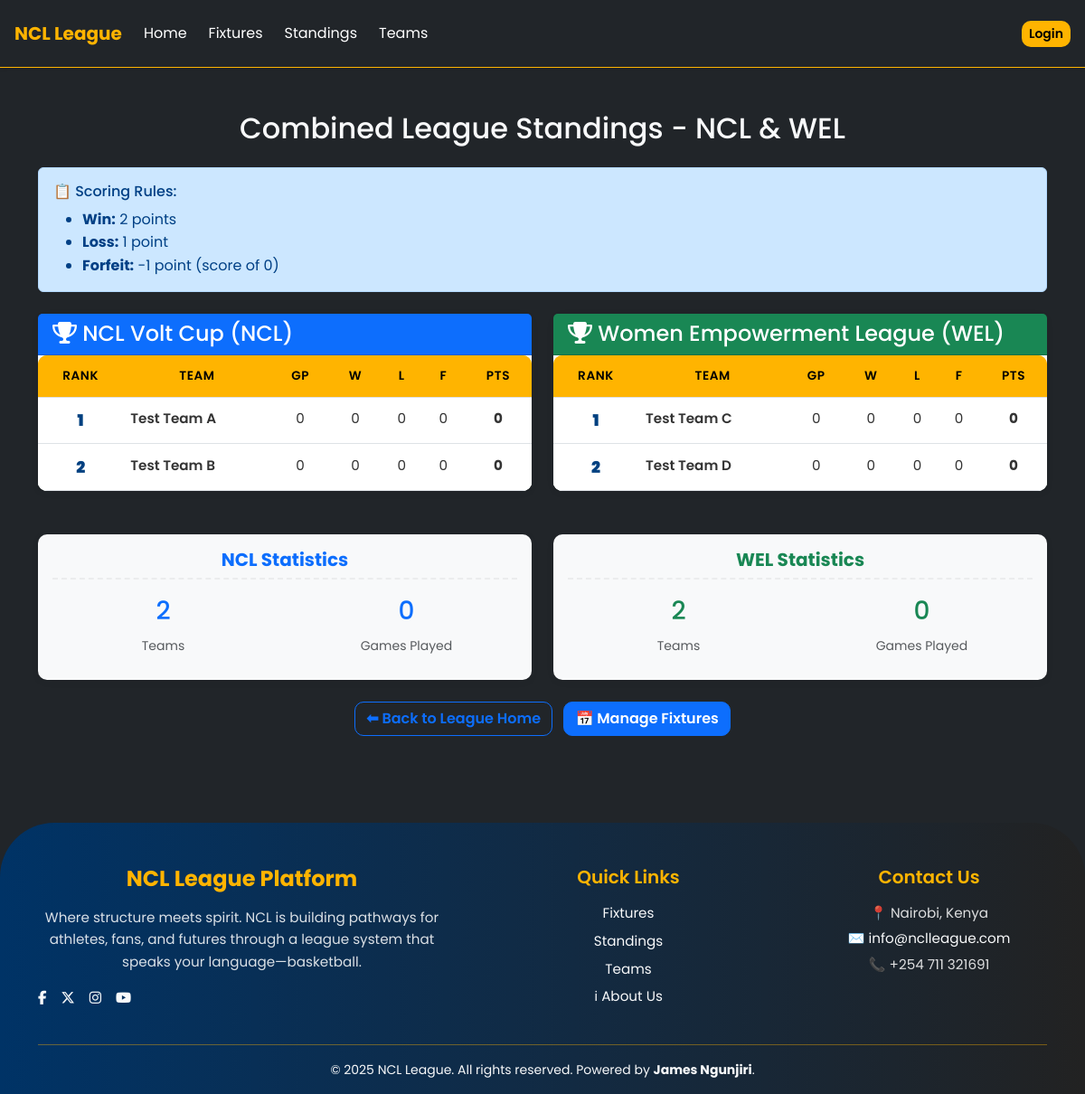
/leagues/combined_standings.php, run on the app's committed database.
### tables this page shows
CREATE TABLE IF NOT EXISTS leagues (
  league_id INT AUTO_INCREMENT PRIMARY KEY,
  name VARCHAR(100) NOT NULL,
  abbreviation VARCHAR(10) NOT NULL,
  logo_url VARCHAR(255)
);

### leagues/combined_standings.php (the view, shortened to what this page needs)
<?php
require_once('../db_connect.php');
$nclLeagueId = 1;
$welLeagueId = 2;
$leaguesRes = $conn->query("SELECT league_id, name, abbreviation FROM leagues WHERE league_id IN ($nclLeagueId, $welLeagueId)");
$leagues = [];
while ($row = $leaguesRes->fetch_assoc()) {
    $leagues[$row['league_id']] = $row;
}
function calculateLeagueStandings($conn, $leagueId) {
    $standings = [];
    $teams = $conn->query("SELECT team_id, name FROM teams WHERE league_id = $leagueId");
    if ($teams) {
        while ($row = $teams->fetch_assoc()) {
            $standings[$row['team_id']] = [
                'name' => $row['name'],
                'played' => 0,
                'wins' => 0,
                'losses' => 0,
                'forfeits' => 0,
                'points' => 0
            ];
        }
    }
    $sql = "
        SELECT f.home_team, f.away_team, r.score_home, r.score_away
        FROM fixtures f
        LEFT JOIN match_results r ON f.fixture_id = r.fixture_id
        WHERE f.league_id = $leagueId
          AND r.score_home IS NOT NULL
          AND r.score_away IS NOT NULL
    ";
    $results = $conn->query($sql);
    usort($standings, fn($a, $b) => $b['points'] <=> $a['points']);
    return $standings;
}
$nclStandings = calculateLeagueStandings($conn, $nclLeagueId);
$welStandings = calculateLeagueStandings($conn, $welLeagueId);
include('../includes/header.php');
include('../includes/navbar.php');
?>
<section class="container py-5">
    <h2 class="text-center mb-4">Combined League Standings - NCL & WEL</h2>
    <div class="alert alert-info mb-4">
        <h6 class="alert-heading">📋 Scoring Rules:</h6>
        <ul class="mb-0">
            <li><strong>Win:</strong> 2 points</li>
            <li><strong>Loss:</strong> 1 point</li>
            <li><strong>Forfeit:</strong> -1 point (score of 0)</li>
        </ul>
    </div>
    <div class="row">
        <div class="col-lg-6 mb-4">
            <div class="card h-100 border-primary">
                <div class="card-header bg-primary text-white">
                    <h4 class="mb-0">
                        <i class="fas fa-trophy"></i>
                        <?= htmlspecialchars($leagues[$nclLeagueId]['name']) ?> (<?= htmlspecialchars($leagues[$nclLeagueId]['abbreviation']) ?>)
                    </h4>
                </div>
                <div class="card-body p-0">
                    <div class="table-responsive">
                        <table class="table table-standings table-hover text-center mb-0">
                            <thead class="table-light">
                                <tr>
                                    <th>Rank</th>
                                    <th>Team</th>
                                    <th>GP</th>
                                    <th>W</th>
                                    <th>L</th>
                                    <th>F</th>
                                    <th>Pts</th>
                                </tr>
                            </thead>
                            <tbody>
                                <?php $rank = 1; foreach ($nclStandings as $team): ?>
                                    <tr class="<?= $rank === 1 ? 'table-gold' : ($rank <= 4 ? 'table-highlight' : '') ?>">
                                        <td><strong><?= $rank++ ?></strong></td>
                                        <td class="text-start fw-semibold"><?= htmlspecialchars($team['name']) ?></td>
                                        <td><?= $team['played'] ?></td>
                                        <td><?= $team['wins'] ?></td>
                                        <td><?= $team['losses'] ?></td>
                                        <td class="<?= $team['forfeits'] > 0 ? 'text-danger fw-bold' : '' ?>"><?= $team['forfeits'] ?></td>
                                        <td class="fw-bold <?= $team['points'] < 0 ? 'text-danger' : '' ?>"><?= $team['points'] ?></td>
                                    </tr>
                                <?php endforeach; ?>
                            </tbody>
                        </table>
                    </div>
                </div>
            </div>
        </div>
        <div class="col-lg-6 mb-4">
            <div class="card h-100 border-success">
                <div class="card-header bg-success text-white">
                    <h4 class="mb-0">
                        <i class="fas fa-trophy"></i>
                        <?= htmlspecialchars($leagues[$welLeagueId]['name']) ?> (<?= htmlspecialchars($leagues[$welLeagueId]['abbreviation']) ?>)
                    </h4>
                </div>
                <div class="card-body p-0">
                    <div class="table-responsive">
                        <table class="table table-standings table-hover text-center mb-0">
                            <thead class="table-light">
                                <tr>
                                    <th>Rank</th>
                                    <th>Team</th>
                                    <th>GP</th>
                                    <th>W</th>
                                    <th>L</th>
                                    <th>F</th>
                                    <th>Pts</th>
                                </tr>
                            </thead>
                            <tbody>
                                <?php $rank = 1; foreach ($welStandings as $team): ?>
                                    <tr class="<?= $rank === 1 ? 'table-gold' : ($rank <= 4 ? 'table-highlight' : '') ?>">
                                        <td><strong><?= $rank++ ?></strong></td>
                                        <td class="text-start fw-semibold"><?= htmlspecialchars($team['name']) ?></td>
                                        <td><?= $team['played'] ?></td>
                                        <td><?= $team['wins'] ?></td>
                                        <td><?= $team['losses'] ?></td>
                                        <td class="<?= $team['forfeits'] > 0 ? 'text-danger fw-bold' : '' ?>"><?= $team['forfeits'] ?></td>
                                        <td class="fw-bold <?= $team['points'] < 0 ? 'text-danger' : '' ?>"><?= $team['points'] ?></td>
                                    </tr>
                                <?php endforeach; ?>
                            </tbody>
                        </table>
                    </div>
                </div>
            </div>
        </div>
    </div>
    <div class="row mt-4">
        <div class="col-md-6">
            <div class="card bg-light">
                <div class="card-body text-center">
                    <h5 class="card-title text-primary">NCL Statistics</h5>
                    <div class="row">
                        <div class="col-6">
                            <div class="stat-box">
                                <h3 class="text-primary"><?= count($nclStandings) ?></h3>
                                <small class="text-muted">Teams</small>
                            </div>
                        </div>
                        <div class="col-6">
                            <div class="stat-box">
                                <h3 class="text-primary"><?= array_sum(array_column($nclStandings, 'played')) / 2 ?></h3>
                                <small class="text-muted">Games Played</small>
                            </div>
                        </div>
                    </div>
                </div>
            </div>
        </div>
        <div class="col-md-6">
            <div class="card bg-light">
                <div class="card-body text-center">
                    <h5 class="card-title text-success">WEL Statistics</h5>
                    <div class="row">
                        <div class="col-6">
                            <div class="stat-box">
                                <h3 class="text-success"><?= count($welStandings) ?></h3>
                                <small class="text-muted">Teams</small>
                            </div>
                        </div>
                        <div class="col-6">
                            <div class="stat-box">
                                <h3 class="text-success"><?= array_sum(array_column($welStandings, 'played')) / 2 ?></h3>
                                <small class="text-muted">Games Played</small>
                            </div>
                        </div>
                    </div>
                </div>
            </div>
        </div>
    </div>
    <div class="text-center mt-4">
        <a href="../leagues/home.php" class="btn btn-outline-primary me-2">⬅ Back to League Home</a>
        <a href="../admin/fixture_generator.php" class="btn btn-primary">📅 Manage Fixtures</a>
    </div>
</section>
<?php include('../includes/footer.php'); ?>

### assets/css/ncl-theme.css (style rules this page uses)
:root { --primary: #004080; --accent: #FFB400; --accent-hover: #e6a700; --background: #fff; --card-bg: #f9f9f9; --secondary: #f1f3f6; --text: #212529; --text-muted: #5c636a; --radius: 10px; --font-main: 'Poppins', 'Segoe UI', sans-serif; --bs-body-bg: var(--background); --bs-body-color: var(--text); --bs-primary: var(--accent); --bs-secondary: var(--secondary); --bs-font-sans-serif: var(--font-main); }
body { background-color: var(--background); color: var(--text); font-family: var(--font-main); line-height: 1.6; font-size: 1rem; }
a { color: var(--accent); text-decoration: none; transition: color 0.2s; }
.btn, .btn-accent, .btn-outline-accent { font-weight: 600; border-radius: var(--radius); transition: all 0.3s ease; }
.card, .dashboard-card, .mission-card, .league-card, .league-card-ncl, .league-card-wel { border-radius: var(--radius); background-color: var(--card-bg); box-shadow: 0 2px 10px rgba(0,0,0,0.05); transition: transform 0.3s, box-shadow 0.3s; border: none; }
.card-header { background-color: var(--primary); color: #fff; font-weight: 600; }
.card-title, .section-title, .mission-card h5, .mission-heading { color: var(--primary); font-weight: 700; }
.card-title { font-size: 1.25rem; border-bottom: 2px dashed rgba(0,0,0,0.05); padding-bottom: 0.5rem; }
.table { background-color: #fff; color: var(--text); font-size: 0.97rem; }
.table th, .table thead { background-color: var(--accent); color: #000; font-weight: 600; text-transform: uppercase; letter-spacing: 0.5px; }
.table-standings { border-radius: 10px; overflow: hidden; box-shadow: 0 6px 12px rgba(0,0,0,0.05); font-size: 0.95rem; border-collapse: separate; border-spacing: 0; }
.table-standings thead th { background: var(--accent); color: #000; font-size: 0.85rem; letter-spacing: 0.6px; padding: 0.75rem; text-align: center; }
.table-standings tbody tr:nth-child(odd) { background-color: #f8f9fa; }
.table-standings tbody tr:nth-child(even) { background-color: #ffffff; }
.table-standings tbody td { padding: 0.7rem 0.5rem; color: #333; text-align: center; }
.table-standings tbody td:first-child { font-weight: bold; color: var(--primary); }
.table-responsive { width: 100%; overflow-x: auto; }
.card-body strong { font-size: 1.1rem; color: var(--primary); }

### includes/header.php (style rules this page uses)
body { font-family: 'Poppins', sans-serif; scroll-behavior: smooth; }

### leagues/combined_standings.php (style rules this page uses)
.table-gold { background-color: #fff3cd !important; border-left: 4px solid #ffc107; }
.table-highlight { background-color: #e8f5e8 !important; border-left: 4px solid #28a745; }
.alert-info { background-color: #cce7ff; border-color: #b3d9ff; color: #004085; }
.stat-box { padding: 10px; }
.card { transition: transform 0.3s ease; }

### data on the page
leagues: name "NCL Volt Cup", abbreviation "NCL"
leagues: name "Women Empowerment League", abbreviation "WEL"

### other printed values
$leagueName "NCL League"
$team['name'] "Test Team A"
$team['played'] "0"
$team['wins'] "0"
$team['losses'] "0"
$team['forfeits'] "0"
$team['points'] "0"
$team['name'] "Test Team B"
$team['name'] "Test Team C"
$team['name'] "Test Team D"
count($nclStandings) "2"
array_sum(array_column($nclStandings, 'played')) / 2 "0"
count($welStandings) "2"
array_sum(array_column($welStandings, 'played')) / 2 "0"
